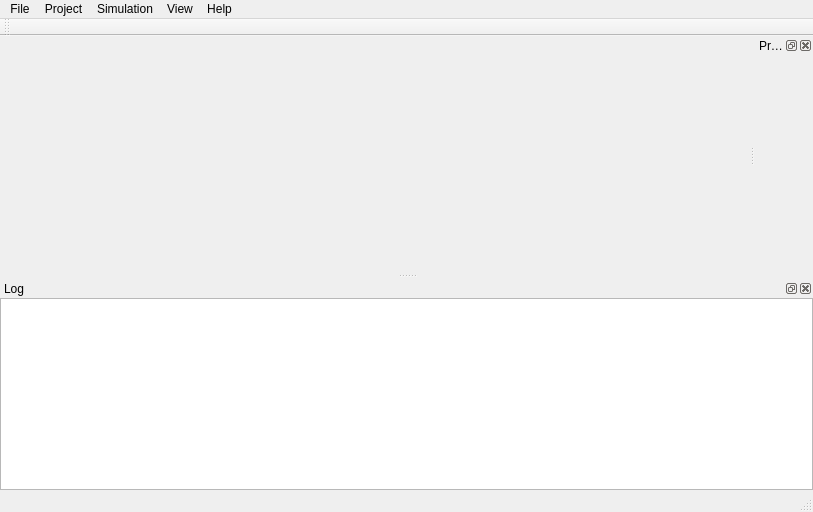
<?xml version="1.0" encoding="UTF-8"?>
<ui version="4.0">
 <class>MainWindow</class>
 <widget class="QMainWindow" name="MainWindow">
  <property name="geometry">
   <rect>
    <x>0</x>
    <y>0</y>
    <width>813</width>
    <height>512</height>
   </rect>
  </property>
  <property name="windowTitle">
   <string>PearSimulation</string>
  </property>
  <widget class="QWidget" name="centralWidget">
   <layout class="QHBoxLayout" name="horizontalLayout">
    <property name="leftMargin">
     <number>0</number>
    </property>
    <property name="topMargin">
     <number>0</number>
    </property>
    <property name="rightMargin">
     <number>0</number>
    </property>
    <property name="bottomMargin">
     <number>0</number>
    </property>
    <item>
     <widget class="SimulationView" name="simulationView" native="true">
      <property name="mouseTracking">
       <bool>true</bool>
      </property>
      <property name="focusPolicy">
       <enum>Qt::StrongFocus</enum>
      </property>
     </widget>
    </item>
   </layout>
  </widget>
  <widget class="QMenuBar" name="menuBar">
   <property name="geometry">
    <rect>
     <x>0</x>
     <y>0</y>
     <width>813</width>
     <height>21</height>
    </rect>
   </property>
   <widget class="QMenu" name="menuFile">
    <property name="title">
     <string>File</string>
    </property>
    <addaction name="actionQuit"/>
   </widget>
   <widget class="QMenu" name="menuProject">
    <property name="title">
     <string>Project</string>
    </property>
   </widget>
   <widget class="QMenu" name="menuSimulation">
    <property name="title">
     <string>Simulation</string>
    </property>
   </widget>
   <widget class="QMenu" name="menuView">
    <property name="title">
     <string>View</string>
    </property>
    <widget class="QMenu" name="menuDockwidgets">
     <property name="title">
      <string>Dockwidgets</string>
     </property>
     <addaction name="actionHide_All"/>
     <addaction name="actionShow_All"/>
     <addaction name="separator"/>
    </widget>
    <widget class="QMenu" name="menuToolbars">
     <property name="title">
      <string>Toolbars</string>
     </property>
     <addaction name="actionHide_All_2"/>
     <addaction name="actionShow_All_2"/>
     <addaction name="separator"/>
    </widget>
    <addaction name="actionScreenshot"/>
    <addaction name="separator"/>
    <addaction name="menuDockwidgets"/>
    <addaction name="menuToolbars"/>
   </widget>
   <widget class="QMenu" name="menuHelp">
    <property name="title">
     <string>Help</string>
    </property>
   </widget>
   <addaction name="menuFile"/>
   <addaction name="menuProject"/>
   <addaction name="menuSimulation"/>
   <addaction name="menuView"/>
   <addaction name="menuHelp"/>
  </widget>
  <widget class="QToolBar" name="mainToolBar">
   <attribute name="toolBarArea">
    <enum>TopToolBarArea</enum>
   </attribute>
   <attribute name="toolBarBreak">
    <bool>false</bool>
   </attribute>
  </widget>
  <widget class="QStatusBar" name="statusBar"/>
  <widget class="QDockWidget" name="propertiesDW">
   <property name="windowTitle">
    <string>Properties</string>
   </property>
   <attribute name="dockWidgetArea">
    <number>2</number>
   </attribute>
   <widget class="QWidget" name="dockWidgetContents"/>
  </widget>
  <widget class="QDockWidget" name="logDW">
   <property name="windowTitle">
    <string>Log</string>
   </property>
   <attribute name="dockWidgetArea">
    <number>8</number>
   </attribute>
   <widget class="QWidget" name="dockWidgetContents_2">
    <layout class="QVBoxLayout" name="verticalLayout">
     <property name="leftMargin">
      <number>0</number>
     </property>
     <property name="topMargin">
      <number>0</number>
     </property>
     <property name="rightMargin">
      <number>0</number>
     </property>
     <property name="bottomMargin">
      <number>0</number>
     </property>
     <item>
      <widget class="QListWidget" name="logWidget">
       <property name="alternatingRowColors">
        <bool>true</bool>
       </property>
       <property name="wordWrap">
        <bool>true</bool>
       </property>
      </widget>
     </item>
    </layout>
   </widget>
  </widget>
  <action name="actionQuit">
   <property name="text">
    <string>Quit</string>
   </property>
  </action>
  <action name="actionScreenshot">
   <property name="text">
    <string>Screenshot</string>
   </property>
   <property name="shortcut">
    <string>F11</string>
   </property>
  </action>
  <action name="actionHide_All">
   <property name="text">
    <string>Hide All</string>
   </property>
  </action>
  <action name="actionShow_All">
   <property name="text">
    <string>Show All</string>
   </property>
  </action>
  <action name="actionHide_All_2">
   <property name="text">
    <string>Hide All</string>
   </property>
  </action>
  <action name="actionShow_All_2">
   <property name="text">
    <string>Show All</string>
   </property>
  </action>
 </widget>
 <layoutdefault spacing="6" margin="11"/>
 <customwidgets>
  <customwidget>
   <class>SimulationView</class>
   <extends>QWidget</extends>
   <header>simulationview.h</header>
   <container>1</container>
  </customwidget>
 </customwidgets>
 <resources/>
 <connections>
  <connection>
   <sender>actionScreenshot</sender>
   <signal>triggered()</signal>
   <receiver>MainWindow</receiver>
   <slot>makeScreenshot()</slot>
   <hints>
    <hint type="sourcelabel">
     <x>-1</x>
     <y>-1</y>
    </hint>
    <hint type="destinationlabel">
     <x>406</x>
     <y>255</y>
    </hint>
   </hints>
  </connection>
  <connection>
   <sender>actionHide_All</sender>
   <signal>triggered()</signal>
   <receiver>MainWindow</receiver>
   <slot>hideAllDockWidgets()</slot>
   <hints>
    <hint type="sourcelabel">
     <x>-1</x>
     <y>-1</y>
    </hint>
    <hint type="destinationlabel">
     <x>406</x>
     <y>255</y>
    </hint>
   </hints>
  </connection>
  <connection>
   <sender>actionShow_All</sender>
   <signal>triggered()</signal>
   <receiver>MainWindow</receiver>
   <slot>showAllDockWidgets()</slot>
   <hints>
    <hint type="sourcelabel">
     <x>-1</x>
     <y>-1</y>
    </hint>
    <hint type="destinationlabel">
     <x>406</x>
     <y>255</y>
    </hint>
   </hints>
  </connection>
  <connection>
   <sender>actionHide_All_2</sender>
   <signal>triggered()</signal>
   <receiver>MainWindow</receiver>
   <slot>hideAllToolBars()</slot>
   <hints>
    <hint type="sourcelabel">
     <x>-1</x>
     <y>-1</y>
    </hint>
    <hint type="destinationlabel">
     <x>406</x>
     <y>255</y>
    </hint>
   </hints>
  </connection>
  <connection>
   <sender>actionShow_All_2</sender>
   <signal>triggered()</signal>
   <receiver>MainWindow</receiver>
   <slot>showAllToolBars()</slot>
   <hints>
    <hint type="sourcelabel">
     <x>-1</x>
     <y>-1</y>
    </hint>
    <hint type="destinationlabel">
     <x>406</x>
     <y>255</y>
    </hint>
   </hints>
  </connection>
 </connections>
 <slots>
  <slot>makeScreenshot()</slot>
  <slot>showAllDockWidgets()</slot>
  <slot>hideAllDockWidgets()</slot>
  <slot>showAllToolBars()</slot>
  <slot>hideAllToolBars()</slot>
 </slots>
</ui>
